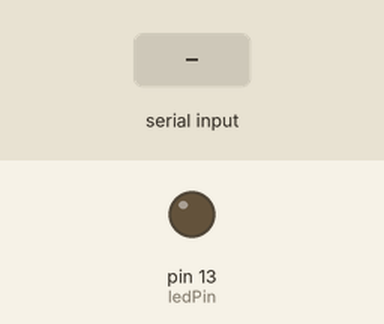
Simulated run of this sketch. Board: Arduino Uno, built with avr-gcc and run on an emulated ATmega328P. Shown: output pins drawn as LEDs (lit = HIGH). The inputs (shaded band) are chosen by the test bench.

Above: at 1.2 s.
1.3 s: "1" received over Serial
At 2.5 s:
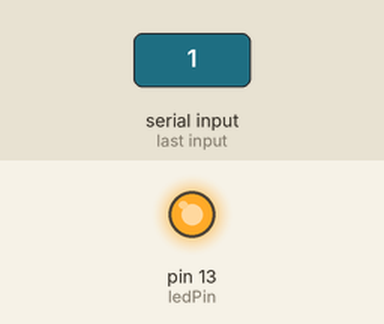
2.8 s: "0" received over Serial
At 3.8 s:
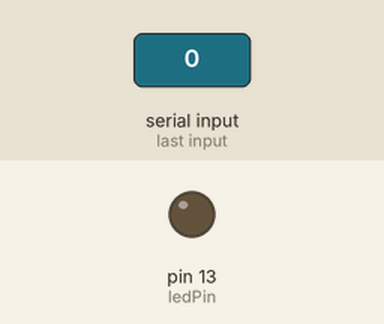
Timing chart, 0 to 5.8 s (numbered marks = the images above; inputs shaded):
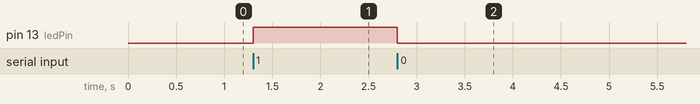

The sketch:

arduino-code.ino
```cpp
const int ledPin = LED_BUILTIN;  // Pin number for the built-in LED

void setup() {
  Serial.begin(9600);  // Set the baud rate to match the serial communication
  pinMode(ledPin, OUTPUT);  // Set the LED pin as an output
}

void loop() {
  if (Serial.available()) {
    char data = Serial.read();  // Read the incoming character from the serial port

    if (data == '0') {
      digitalWrite(ledPin, LOW);  // Turn off the LED
    } else if (data == '1') {
      digitalWrite(ledPin, HIGH);  // Turn on the LED
    }
  }
}
```

Measured:
- after the input at 1.3 s, pin 13 (ledPin): LOW → HIGH at once
- after the input at 2.8 s, pin 13 (ledPin): HIGH → LOW at once
